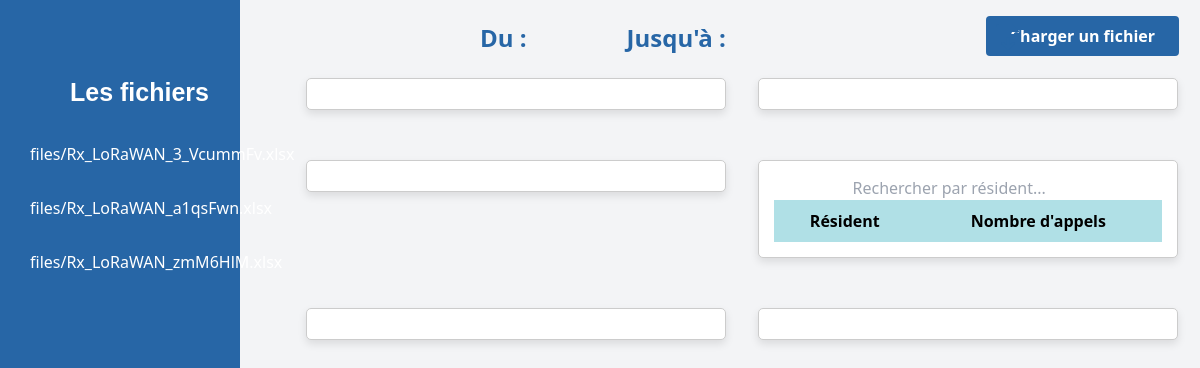
The page /dashboard/ (signed in) on the database its author committed.
### monsite/models.py (models this page shows)
class File(models.Model):
    start_date = models.CharField(max_length=50)
    end_date = models.CharField(max_length=50)
    file = models.FileField(upload_to='files/')

### monsite/views.py (the view)
def dash(request):
    files = File.objects.all()
    excel_data = []
    graph_html = ''
    graph_html3 = ''
    graph_calls_period_html = ''
    tableau_dynamique = None
    file_name = request.GET.get('file')
    start_date = request.GET.get('start_date')
    end_date = request.GET.get('end_date')
    print(start_date)
    print(end_date)
    if file_name:  # Check if file_name is not empty
        df1 = pd.read_excel("media/files/" + str(file_name), skiprows=1)
        excel_data.append(df1)
        for file in files:
            file.file = str(file.file).split('/')[-1] if '/' in str(file.file) else str(file.file).split('\\')[-1]
        combined_df = pd.concat(excel_data, ignore_index=True)
        combined_df['Day'] = combined_df['Date'].apply(lambda x: re.search(r'(\d+\s\w+)', x).group(0))
        combined_df['Time'] = combined_df['Date'].apply(lambda x: re.search(r'à\s(\d+:\d+)', x).group(1))
        combined_df['Sex'] = combined_df['Point d\'appel'].apply(extract_sex)
        combined_df['Time_Category'] = combined_df['Time'].apply(categorize_time)
        combined_df['Date'] = pd.to_datetime(combined_df['Date'], format='mixed', errors='coerce')
        calls_per_point_of_call = combined_df['Motif'].value_counts()
        graph_html3 = graphe3(calls_per_point_of_call)
        tableau_dynamique = creer_tableau_dynamique(combined_df)
        graph_html = plot_calls_per_day_and_time(combined_df)
        graph2_html = plot_time_vs_duration_scatter(combined_df)
        graph_html5 = plot_calls_duration_ranges(combined_df)
        graph_html6 = plot_calls_per_sex(combined_df)
        return render(request, 'stats.html', {
            'start_date': start_date,
            'end_date': end_date,
            'files': files,
            'table_data': '',
            'graph_html': graph_html,
            'graph2_html': graph2_html,
            'graph_calls_period_html': graph_calls_period_html,
            'graph_html3': graph_html3,
            'tableau_dynamique': tableau_dynamique,
            'graph_html5': graph_html5,
            'graph_html6': graph_html6,
        })
    else:
        return render(request, 'stats.html', {
            'files': files,
            'table_data': [],
            'graph_html': '',
            'graph_calls_period_html': '',
            'tableau_dynamique': '',
        })

### monsite/TimeoutLogoutMiddleware.py (called while the page is built, shortened)
    def __call__(self, request):
        response = self.get_response(request)
        if request.user.is_authenticated:
            last_activity_time_str = request.session.get('last_activity_time')
            request.session['last_activity_time'] = timezone.now().isoformat()
        else:
            if not request.resolver_match or request.resolver_match.url_name != 'login':
                return redirect('login')  # Change 'login' to your login URL name
        return response

### templates/stats.html (shortened to what this page needs)
<!DOCTYPE html>
<html lang="fr">
<head>
    {% load static %}
    <link href="https://cdn.jsdelivr.net/npm/tailwindcss@2.2.19/dist/tailwind.min.css" rel="stylesheet">
    <link rel="stylesheet" type="text/css" href="{% static 'css/stats.css' %}">
    <link rel="stylesheet" href="https://code.jquery.com/ui/1.12.1/themes/base/jquery-ui.css">
    <link href="https://cdnjs.cloudflare.com/ajax/libs/font-awesome/6.0.0-beta3/css/all.min.css" rel="stylesheet">
    <link rel="stylesheet" href="https://cdnjs.cloudflare.com/ajax/libs/font-awesome/6.0.0-beta3/css/all.min.css">
</head>
<body class="bg-gray-100">
    <div id="dates" class="dates">
        <p>Du : {{ start_date }}</p>
        <p>Jusqu'à : {{ end_date }}</p>
    </div>
    <div class="sidebar">
        <ul class="text-white">
            <p class="files-heading">Les fichiers</p>
            {% for file in files %}
            <li class="file-button">
                <span style="display: inline-block;">
                    <a href="{% url 'dash' %}?file={{ file.file }}&start_date={{ file.start_date }}&end_date={{ file.end_date }}">
                        <span class="filename">{{ file.file }}</span>
                    </a>
                </span>
            {% endfor %}
        </ul>
    </div>
    <div class="absolute top-0 right-0 mt-4 mr-4">
         <a href="upload">
          <button type="submit" style="
          background-color: #2766A6;
          transition: background-color 0.3s;
          margin-right: 5px;
        "
        class="text-white font-bold py-2 px-6 rounded"
        type="submit"
        onmouseover="this.style.backgroundColor='#3A92C5'"
        onmouseout="this.style.backgroundColor='#2766A6'">
            Charger un fichier
          </button>
        </a>
      </div>
      <i id="save-button" class="fas fa-file-download savebutton" title="Télécharger" style="cursor: pointer; font-size: 32px; color: #2766A6;"></i>
      <div id="graphs-content" class="flex flex-wrap justify-center mt-12">
        <div id="graph1" class="card mx-4 ml-custom">
        </div>
        <div id="graph2" class="card mx-4">
        </div>
        <div id="graph3" class="card mx-4 ml-custom">
        </div>
        <div id="graph4" class="card mx-4" style="overflow-x: auto;text-align: center;">
            <input type="text" id="searchInput" onkeyup="searchTable()" placeholder="Rechercher par résident...">
            <div style="max-height: 420px; overflow-y: auto;">
                <table border="1" id="residentTable">
                    <thead>
                        <tr>
                            <th>Résident</th>
                            <th>Nombre d'appels</th>
                        </tr>
                    </thead>
                </table>
            </div>
        </div>
        <div id="graph5" class="card mx-4 ml-custom">
        </div>
        <div id="graph6" class="card mx-4 ">
        </div>
    </div>
</body>
</html>

### static/css/stats.css (style rules this page uses)
.sidebar ul { list-style-type: none; padding-left: 0; padding:10%; }
.sidebar li { margin-bottom: 10px; }
.savebutton { position: absolute; top: 3%; left: 84%; transform: translateX(-50%); z-index: 1000; }
.dates { position: absolute; top: 20px; left: 40%; z-index: 1000; height: auto; color: #2766A6; display: flex; justify-content: space-between; gap: 100px; font-weight: bold; font-size: 24px; }
.dates p { margin: 0; }
.card { width: 35%; height:100%; margin-top: 30px; margin-bottom: 20px; padding:10%; background-color: #E9E6E6; border-radius: 8px; box-shadow: 0 4px 6px rgba(0, 0, 0, 0.1); }
.sidebar { background-color: #2766A6; width: calc(100vw /5); height: 100vh; position: fixed; left: 0; top: 0; padding-top: 50px; }
.sidebar ul { list-style-type: none; padding-left: 20px; }
.card { border: 1px solid #ccc; border-radius: 5px; padding: 15px; background-color: #fff; box-shadow: 0 4px 8px rgba(0, 0, 0, 0.1); margin-bottom: 20px; }
table { border-collapse: collapse; width: 100%; }
th, td { border: 1px solid #B0E0E6; padding: 8px; text-align: center; }
th { background-color: #B0E0E6; }
.ml-custom { margin-left: 300px; }
.sidebar p { color: white; font-weight: bold; font-size: 25px; margin-bottom: 20px; padding-left: 50px; font-family: Arial, sans-serif; }
.file-button a { display: block; padding: 10px; color: white; text-decoration: none; border-radius: 5px; }

### rows shown on the page
File: file "files/Rx_LoRaWAN_3_VcummFv.xlsx"
File: file "files/Rx_LoRaWAN_a1qsFwn.xlsx"
File: file "files/Rx_LoRaWAN_zmM6HlM.xlsx"
